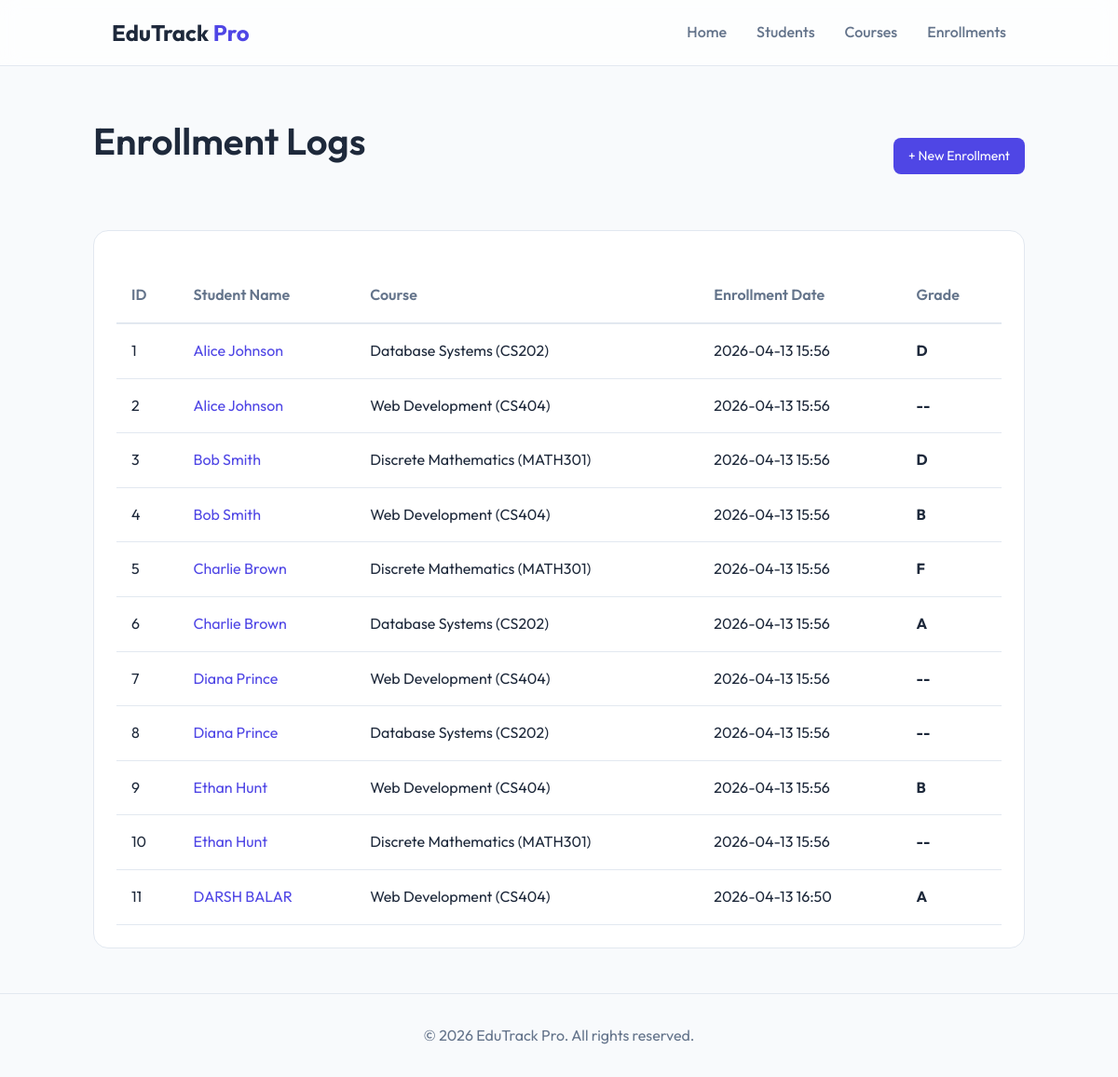
The app's page /enrollments/ with its own data.
### models.py (models this page shows, shortened)
class Enrollment(db.Model):
    __tablename__ = 'enrollments'
    id = db.Column(db.Integer, primary_key=True)
    student_id = db.Column(db.Integer, db.ForeignKey('students.id'), nullable=False)
    course_id = db.Column(db.Integer, db.ForeignKey('courses.id'), nullable=False)
    enrollment_date = db.Column(db.DateTime, default=datetime.utcnow)
    grade = db.Column(db.String(2))
    __table_args__ = (db.UniqueConstraint('student_id', 'course_id', name='_student_course_uc'),)

class Student(db.Model):
    __tablename__ = 'students'
    id = db.Column(db.Integer, primary_key=True)
    first_name = db.Column(db.String(50), nullable=False)
    last_name = db.Column(db.String(50), nullable=False)
    email = db.Column(db.String(120), unique=True, nullable=False)
    date_of_birth = db.Column(db.Date, nullable=False)
    enrollment_date = db.Column(db.DateTime, default=datetime.utcnow)
    enrollments = db.relationship('Enrollment', backref='student', lazy=True, cascade="all, delete-orphan")

class Course(db.Model):
    __tablename__ = 'courses'
    id = db.Column(db.Integer, primary_key=True)
    course_code = db.Column(db.String(10), unique=True, nullable=False)
    course_name = db.Column(db.String(100), nullable=False)
    credits = db.Column(db.Integer, nullable=False)
    enrollments = db.relationship('Enrollment', backref='course', lazy=True, cascade="all, delete-orphan")

### app.py (the view)
@app.route('/enrollments/')
def enrollment_list():
    enrollments = Enrollment.query.all()
    return render_template('enrollments.html', enrollments=enrollments)

### templates/enrollments.html (shortened to what this page needs)
{% extends "base.html" %}
{% block content %}
<div style="display: flex; justify-content: space-between; align-items: center; margin-bottom: 2rem;">
    <h1>Enrollment Logs</h1>
    <a href="{{ url_for('add_enrollment') }}" class="btn">+ New Enrollment</a>
</div>
<div class="table-container">
    <table>
        <thead>
            <tr>
                <th>ID</th>
                <th>Student Name</th>
                <th>Course</th>
                <th>Enrollment Date</th>
                <th>Grade</th>
            </tr>
        </thead>
        <tbody>
            {% for enrollment in enrollments %}
            <tr>
                <td>{{ enrollment.id }}</td>
                <td>
                    <a href="{{ url_for('student_detail', id=enrollment.student.id) }}" style="text-decoration: none; color: var(--primary);">
                        {{ enrollment.student.first_name }} {{ enrollment.student.last_name }}
                    </a>
                </td>
                <td>{{ enrollment.course.course_name }} ({{ enrollment.course.course_code }})</td>
                <td>{{ enrollment.enrollment_date.strftime('%Y-%m-%d %H:%M') }}</td>
                <td><strong>{{ enrollment.grade or '--' }}</strong></td>
            </tr>
            {% endfor %}
        </tbody>
    </table>
</div>
{% endblock %}

### static/css/style.css (style rules this page uses)
:root { --primary: #4f46e5; --primary-hover: #4338ca; --bg-color: #f8fafc; --card-bg: rgba(255, 255, 255, 0.8); --text-main: #1e293b; --text-muted: #64748b; --border-color: #e2e8f0; --glass-blur: 10px; }
* { margin: 0; padding: 0; box-sizing: border-box; }
body { font-family: 'Outfit', sans-serif; background-color: var(--bg-color); color: var(--text-main); line-height: 1.6; }
h1 { font-size: 2.5rem; margin-bottom: 2rem; font-weight: 600; }
.table-container { background: white; padding: 1.5rem; border-radius: 1rem; border: 1px solid var(--border-color); overflow-x: auto; }
table { width: 100%; border-collapse: collapse; margin-top: 1rem; }
th { text-align: left; padding: 1rem; color: var(--text-muted); font-weight: 600; border-bottom: 2px solid var(--border-color); }
td { padding: 1rem; border-bottom: 1px solid var(--border-color); }
.btn { display: inline-block; padding: 0.5rem 1rem; background: var(--primary); color: white; text-decoration: none; border-radius: 0.5rem; font-size: 0.875rem; transition: background 0.3s; }

### records on screen
Enrollment: id "1", student.first_name "Alice", student.last_name "Johnson", course.course_name "Database Systems", course.course_code "CS202", enrollment_date "2026-04-13 15:56", grade "D"
Enrollment: id "2", student.first_name "Alice", student.last_name "Johnson", course.course_name "Web Development", course.course_code "CS404", enrollment_date "2026-04-13 15:56", grade "--"
Enrollment: id "3", student.first_name "Bob", student.last_name "Smith", course.course_name "Discrete Mathematics", course.course_code "MATH301", enrollment_date "2026-04-13 15:56", grade "D"
Enrollment: id "4", student.first_name "Bob", student.last_name "Smith", course.course_name "Web Development", course.course_code "CS404", enrollment_date "2026-04-13 15:56", grade "B"
Enrollment: id "5", student.first_name "Charlie", student.last_name "Brown", course.course_name "Discrete Mathematics", course.course_code "MATH301", enrollment_date "2026-04-13 15:56", grade "F"
Enrollment: id "6", student.first_name "Charlie", student.last_name "Brown", course.course_name "Database Systems", course.course_code "CS202", enrollment_date "2026-04-13 15:56", grade "A"
Enrollment: id "7", student.first_name "Diana", student.last_name "Prince", course.course_name "Web Development", course.course_code "CS404", enrollment_date "2026-04-13 15:56", grade "--"
Enrollment: id "8", student.first_name "Diana", student.last_name "Prince", course.course_name "Database Systems", course.course_code "CS202", enrollment_date "2026-04-13 15:56", grade "--"
Enrollment: id "9", student.first_name "Ethan", student.last_name "Hunt", course.course_name "Web Development", course.course_code "CS404", enrollment_date "2026-04-13 15:56", grade "B"
Enrollment: id "10", student.first_name "Ethan", student.last_name "Hunt", course.course_name "Discrete Mathematics", course.course_code "MATH301", enrollment_date "2026-04-13 15:56", grade "--"
Enrollment: id "11", student.first_name "DARSH", student.last_name "BALAR", course.course_name "Web Development", course.course_code "CS404", enrollment_date "2026-04-13 16:50", grade "A"
